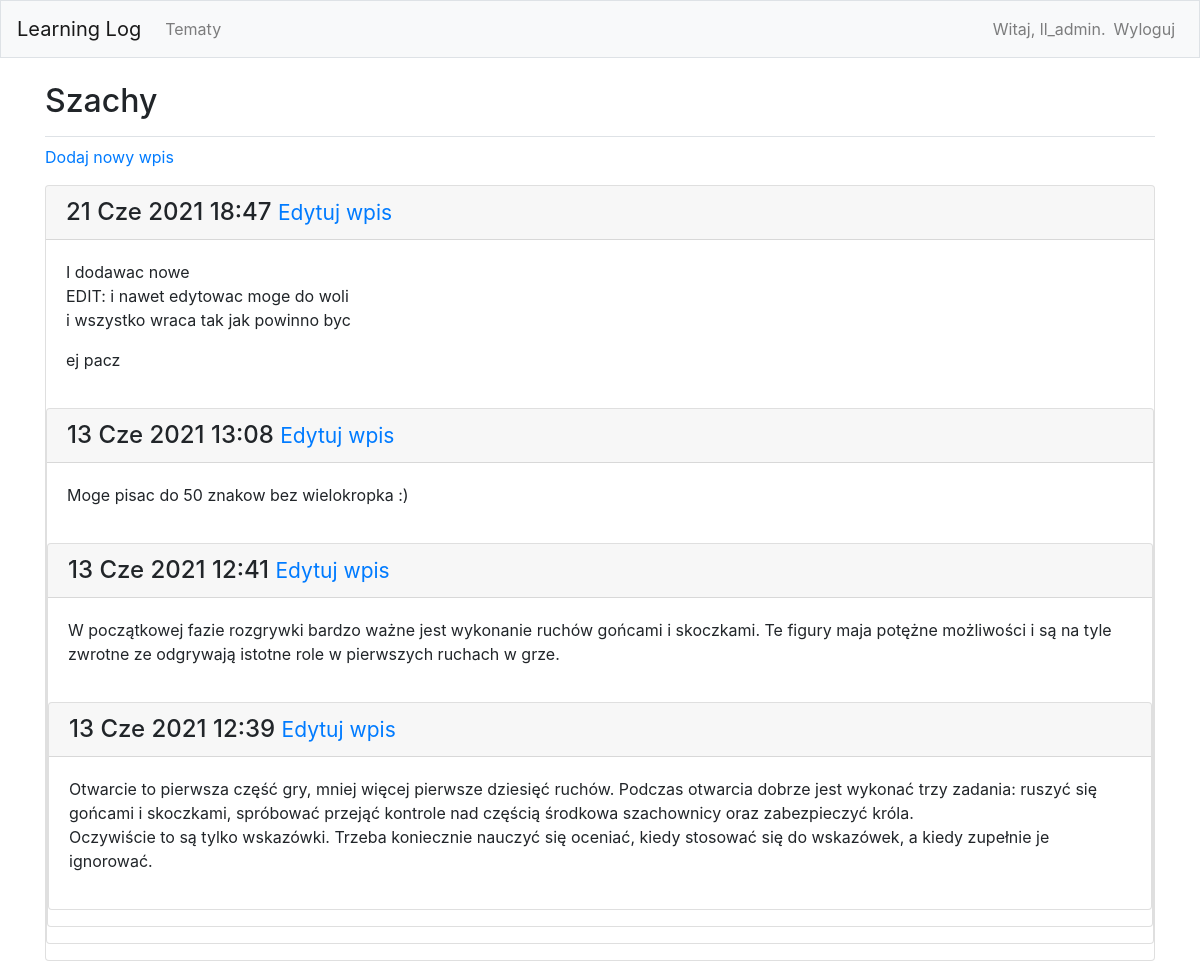
The page /topics/1/ (signed in) on the database its author committed.
### learning_logs/models.py (models this page shows, shortened)
class Topic(models.Model):
    text = models.CharField(max_length=200)
    date_added = models.DateTimeField(auto_now_add=True)
    owner = models.ForeignKey(User, on_delete=models.CASCADE)
    def __str__(self):
        return self.text

class Entry(models.Model):
    topic = models.ForeignKey(Topic, on_delete=models.CASCADE)
    text = models.TextField()
    data_added = models.DateTimeField(auto_now_add=True)
    class Meta:
        verbose_name_plural = 'entries'

### learning_logs/views.py (the view)
# urls.py: path('topics/<int:topic_id>/', views.topic, name='topic'),
def topic(request, topic_id):
    topic = Topic.objects.get(id=topic_id)
    entries = topic.entry_set.order_by('-data_added')
    context = {'topic' : topic, 'entries' : entries}
    return render(request, 'learning_logs/topic.html', context)

### learning_logs/templates/learning_logs/topic.html
{% extends 'learning_logs/base.html' %}
{% block page_header %}
    <h2> {{ topic }} </h2>
{% endblock page_header %}
{% block content %}
    <p>
        <a href="{% url 'learning_logs:new_entry' topic.id %}">Dodaj nowy wpis</a>
    </p>
    {% for entry in entries %}
        <div class="card mb-3">
            <h4 class="card-header">
                {{ entry.data_added|date:'d M Y H:i' }}
                    <small><a href=" {% url 'learning_logs:edit_entry' entry.id %}">Edytuj wpis</a></small>
                </h4>
                <div class="card-body">
                    {{ entry.text|linebreaks }}
                </div>
    {% empty %}
        Nie ma jeszcze żadnego wpisu dla tego tematu.
    {% endfor %}
{% endblock content %}

### learning_logs/templates/learning_logs/base.html (shortened to what this page needs)
{% load bootstrap4 %}
<!doctype html>
<html lang="pl">
    <head>
        {% bootstrap_css %}
    </head>
    <body>
        <nav class="navbar navbar-expand-md navbar-light bg-light mb-4 border">
            <a class="navbar-brand" href ="{% url 'learning_logs:index'%}" >
                Learning Log</a>
        <div class="collapse navbar-collapse" id="navbarCollapse">
            <ul class="navbar-nav mr-auto">
                <li class="nav-item">
                    <a class="nav-link" href="{% url 'learning_logs:topics' %}">
                        Tematy</a></li>
            </ul>
            <ul class="navbar-nav ml-auto">
                {% if user.is_authenticated %}
                    <li class="nav-item">
                        <span class="navbar-text"> Witaj, {{ user.username }}.</span>
                    </li>
                    <li class="nav-item">
                        <a class="nav-link" href=" {% url 'users:logout' %}"> Wyloguj</a>
                    </li>
                {% endif %}
            </ul>
        </div>
    </nav>
    <main role="main" class="container">
        <div class="pb-2 mb-2 border-bottom">
            {% block page_header %} {% endblock page_header %}
        </div>
        <div>
            {% block content %} {% endblock content %}
        </div>
    </main>
</body>
</html>

### rows shown on the page
Topic: text "Szachy"
Entry: data_added "21 Cze 2021 18:47", text "I dodawac nowe EDIT: i nawet edytowac moge do woli i wszystko wraca tak jak powinno byc ej pacz"
Entry: data_added "13 Cze 2021 13:08", text "Moge pisac do 50 znakow bez wielokropka :)"
Entry: data_added "13 Cze 2021 12:41", text "W początkowej fazie rozgrywki bardzo ważne jest wykonanie ruchów gońcami i skoczkami. Te figury maja potężne możliwości i są na tyle zwrotne ze odgrywają istotne role w pierwszych ruchach w grze."
Entry: data_added "13 Cze 2021 12:39", text "Otwarcie to pierwsza część gry, mniej więcej pierwsze dziesięć ruchów. Podczas otwarcia dobrze jest wykonać trzy zadania: ruszyć się gońcami i skoczkami, spróbować przejąć kontrole nad częścią środkowa szachownicy oraz zabezpieczyć króla. Oczywiście to są tylko wskazówki. Trzeba koniecznie nauczyć się oceniać, kiedy stosować się do wskazówek, a kiedy zupełnie je ignorować."

### other values the page prints
{{ user.username }} "ll_admin"
